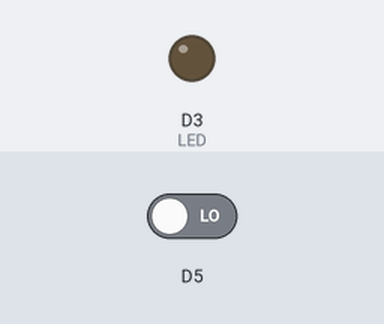
A sketch run on a simulated ESP8266 (NodeMCU). On the bench: output pins drawn as LEDs (lit = HIGH). The inputs (shaded band) are chosen by the test bench; at power-on: D5 LOW.

Above: at 2.8 s.
2.9 s: D5 driven HIGH
At 3.5 s:
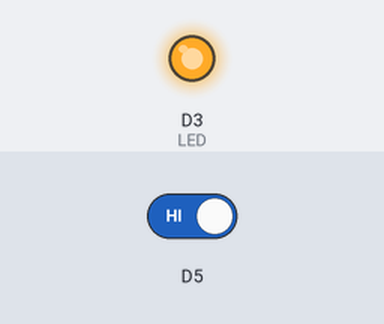
4.5 s: D5 driven LOW
At 6.2 s:
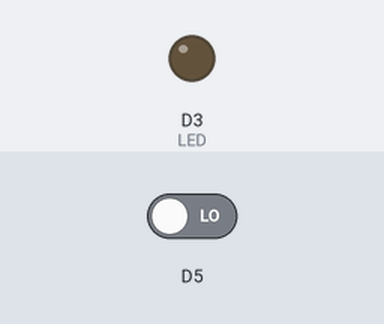
Timing chart, 0 to 7.7 s (numbered marks = the images above; inputs shaded):
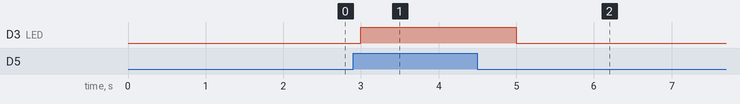

The sketch:

LED_blink_using_Switch.ino
```cpp
#define LED D3

void setup() {
   pinMode(LED, OUTPUT);
  pinMode(D5, INPUT);
}

void loop() {
  int x=digitalRead(D5);
  if (x==1)
  {
  digitalWrite(LED, HIGH);
  delay(1000); // Wait for 1000 millisecond(s)
  }
  else
  {digitalWrite(LED, LOW);
  delay(1000); // Wait for 1000 millisecond(s)
  }

}
```

Measured:
- after the input at 2.9 s, D3 (LED): LOW → HIGH after 0.10 s
- after the input at 4.5 s, D3 (LED): HIGH → LOW after 0.50 s
